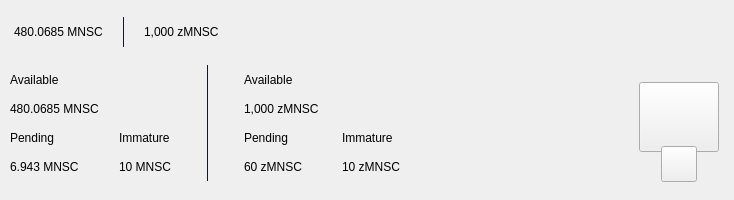
<?xml version="1.0" encoding="UTF-8"?>
<ui version="4.0">
 <class>TopBar</class>
 <widget class="QWidget" name="TopBar">
  <property name="geometry">
   <rect>
    <x>0</x>
    <y>0</y>
    <width>734</width>
    <height>200</height>
   </rect>
  </property>
  <property name="minimumSize">
   <size>
    <width>0</width>
    <height>200</height>
   </size>
  </property>
  <property name="maximumSize">
   <size>
    <width>16777215</width>
    <height>200</height>
   </size>
  </property>
  <property name="windowTitle">
   <string>Form</string>
  </property>
  <layout class="QVBoxLayout" name="verticalLayout_10" stretch="0">
   <property name="spacing">
    <number>0</number>
   </property>
   <property name="leftMargin">
    <number>0</number>
   </property>
   <property name="topMargin">
    <number>0</number>
   </property>
   <property name="rightMargin">
    <number>0</number>
   </property>
   <property name="bottomMargin">
    <number>0</number>
   </property>
   <item>
    <widget class="PFBorderImage" name="containerTop" native="true">
     <layout class="QVBoxLayout" name="verticalLayout_11">
      <property name="spacing">
       <number>0</number>
      </property>
      <property name="leftMargin">
       <number>0</number>
      </property>
      <property name="topMargin">
       <number>0</number>
      </property>
      <property name="rightMargin">
       <number>0</number>
      </property>
      <property name="bottomMargin">
       <number>0</number>
      </property>
      <item>
       <widget class="QWidget" name="top_container_2" native="true">
        <property name="minimumSize">
         <size>
          <width>0</width>
          <height>65</height>
         </size>
        </property>
        <layout class="QHBoxLayout" name="top_container">
         <property name="spacing">
          <number>0</number>
         </property>
         <property name="leftMargin">
          <number>14</number>
         </property>
         <property name="topMargin">
          <number>0</number>
         </property>
         <property name="rightMargin">
          <number>14</number>
         </property>
         <property name="bottomMargin">
          <number>0</number>
         </property>
         <item alignment="Qt::AlignVCenter">
          <widget class="QWidget" name="widgetTopAmount" native="true">
           <property name="sizePolicy">
            <sizepolicy hsizetype="Preferred" vsizetype="Maximum">
             <horstretch>0</horstretch>
             <verstretch>0</verstretch>
            </sizepolicy>
           </property>
           <layout class="QHBoxLayout" name="horizontalLayout_5">
            <property name="spacing">
             <number>0</number>
            </property>
            <property name="leftMargin">
             <number>0</number>
            </property>
            <property name="topMargin">
             <number>0</number>
            </property>
            <property name="rightMargin">
             <number>0</number>
            </property>
            <property name="bottomMargin">
             <number>0</number>
            </property>
            <item alignment="Qt::AlignTop">
             <widget class="QLabel" name="labelAmountTopmnsc">
              <property name="minimumSize">
               <size>
                <width>0</width>
                <height>36</height>
               </size>
              </property>
              <property name="styleSheet">
               <string notr="true">padding:0px;margin:0px;</string>
              </property>
              <property name="text">
               <string>480.0685 MNSC</string>
              </property>
             </widget>
            </item>
            <item>
             <spacer name="horizontalSpacer_11">
              <property name="orientation">
               <enum>Qt::Horizontal</enum>
              </property>
              <property name="sizeType">
               <enum>QSizePolicy::Fixed</enum>
              </property>
              <property name="sizeHint" stdset="0">
               <size>
                <width>20</width>
                <height>20</height>
               </size>
              </property>
             </spacer>
            </item>
            <item alignment="Qt::AlignVCenter">
             <widget class="QLabel" name="label_16">
              <property name="minimumSize">
               <size>
                <width>1</width>
                <height>30</height>
               </size>
              </property>
              <property name="maximumSize">
               <size>
                <width>1</width>
                <height>30</height>
               </size>
              </property>
              <property name="styleSheet">
               <string notr="true">background-color:#0e192b;
padding:0px;
border:none;</string>
              </property>
              <property name="text">
               <string/>
              </property>
             </widget>
            </item>
            <item>
             <spacer name="horizontalSpacer_12">
              <property name="orientation">
               <enum>Qt::Horizontal</enum>
              </property>
              <property name="sizeType">
               <enum>QSizePolicy::Fixed</enum>
              </property>
              <property name="sizeHint" stdset="0">
               <size>
                <width>20</width>
                <height>20</height>
               </size>
              </property>
             </spacer>
            </item>
            <item alignment="Qt::AlignTop">
             <widget class="QLabel" name="labelAmountTopzmnsc">
              <property name="minimumSize">
               <size>
                <width>0</width>
                <height>36</height>
               </size>
              </property>
              <property name="text">
               <string>1,000 zMNSC</string>
              </property>
             </widget>
            </item>
           </layout>
          </widget>
         </item>
         <item>
          <spacer name="horizontalSpacer">
           <property name="orientation">
            <enum>Qt::Horizontal</enum>
           </property>
           <property name="sizeHint" stdset="0">
            <size>
             <width>40</width>
             <height>20</height>
            </size>
           </property>
          </spacer>
         </item>
         <item>
          <layout class="QHBoxLayout" name="horizontalLayout_4">
           <property name="spacing">
            <number>12</number>
           </property>
           <property name="rightMargin">
            <number>0</number>
           </property>
           <item alignment="Qt::AlignRight">
            <widget class="QWidget" name="layoutSync" native="true">
             <property name="minimumSize">
              <size>
               <width>0</width>
               <height>36</height>
              </size>
             </property>
             <property name="maximumSize">
              <size>
               <width>16777215</width>
               <height>36</height>
              </size>
             </property>
             <layout class="QVBoxLayout" name="verticalLayout_9">
              <property name="leftMargin">
               <number>0</number>
              </property>
              <property name="topMargin">
               <number>0</number>
              </property>
              <property name="rightMargin">
               <number>0</number>
              </property>
              <property name="bottomMargin">
               <number>0</number>
              </property>
              <item>
               <widget class="ExpandableButton" name="pushButtonSync" native="true">
                <property name="minimumSize">
                 <size>
                  <width>36</width>
                  <height>36</height>
                 </size>
                </property>
                <property name="maximumSize">
                 <size>
                  <width>16777215</width>
                  <height>36</height>
                 </size>
                </property>
               </widget>
              </item>
             </layout>
            </widget>
           </item>
           <item>
            <widget class="ExpandableButton" name="pushButtonMint" native="true">
             <property name="minimumSize">
              <size>
               <width>36</width>
               <height>36</height>
              </size>
             </property>
            </widget>
           </item>
           <item>
            <widget class="ExpandableButton" name="pushButtonStack" native="true">
             <property name="minimumSize">
              <size>
               <width>36</width>
               <height>36</height>
              </size>
             </property>
            </widget>
           </item>
           <item>
            <widget class="ExpandableButton" name="pushButtonColdStaking" native="true">
             <property name="minimumSize">
              <size>
               <width>36</width>
               <height>36</height>
              </size>
             </property>
            </widget>
           </item>
           <item>
            <widget class="ExpandableButton" name="pushButtonConnection" native="true">
             <property name="minimumSize">
              <size>
               <width>36</width>
               <height>36</height>
              </size>
             </property>
            </widget>
           </item>
           <item>
            <widget class="ExpandableButton" name="pushButtonLock" native="true">
             <property name="sizePolicy">
              <sizepolicy hsizetype="Expanding" vsizetype="Expanding">
               <horstretch>0</horstretch>
               <verstretch>0</verstretch>
              </sizepolicy>
             </property>
             <property name="minimumSize">
              <size>
               <width>36</width>
               <height>0</height>
              </size>
             </property>
            </widget>
           </item>
           <item>
            <widget class="ExpandableButton" name="pushButtonTheme" native="true">
             <property name="minimumSize">
              <size>
               <width>36</width>
               <height>36</height>
              </size>
             </property>
             <property name="maximumSize">
              <size>
               <width>16777215</width>
               <height>36</height>
              </size>
             </property>
            </widget>
           </item>
           <item>
            <widget class="ExpandableButton" name="pushButtonFAQ" native="true">
             <property name="minimumSize">
              <size>
               <width>36</width>
               <height>36</height>
              </size>
             </property>
            </widget>
           </item>
          </layout>
         </item>
        </layout>
       </widget>
      </item>
      <item>
       <widget class="QWidget" name="bottom_container" native="true">
        <property name="minimumSize">
         <size>
          <width>0</width>
          <height>135</height>
         </size>
        </property>
        <layout class="QHBoxLayout" name="botton_container">
         <property name="leftMargin">
          <number>10</number>
         </property>
         <property name="topMargin">
          <number>0</number>
         </property>
         <property name="rightMargin">
          <number>10</number>
         </property>
         <property name="bottomMargin">
          <number>10</number>
         </property>
         <item>
          <layout class="QHBoxLayout" name="horizontalLayout_3">
           <property name="bottomMargin">
            <number>9</number>
           </property>
           <item>
            <layout class="QVBoxLayout" name="verticalLayout_7">
             <property name="spacing">
              <number>0</number>
             </property>
             <property name="leftMargin">
              <number>0</number>
             </property>
             <property name="rightMargin">
              <number>30</number>
             </property>
             <item>
              <layout class="QVBoxLayout" name="verticalLayout_2">
               <item>
                <widget class="QLabel" name="labelTitle1">
                 <property name="text">
                  <string>Available</string>
                 </property>
                </widget>
               </item>
               <item>
                <widget class="QLabel" name="labelAmountmnsc">
                 <property name="text">
                  <string>480.0685 MNSC</string>
                 </property>
                </widget>
               </item>
              </layout>
             </item>
             <item>
              <layout class="QHBoxLayout" name="horizontalLayout_2">
               <property name="spacing">
                <number>0</number>
               </property>
               <item>
                <layout class="QVBoxLayout" name="verticalLayout_3">
                 <item>
                  <widget class="QLabel" name="labelTitle3">
                   <property name="text">
                    <string>Pending</string>
                   </property>
                  </widget>
                 </item>
                 <item>
                  <widget class="QLabel" name="labelPendingmnsc">
                   <property name="text">
                    <string>6.943 MNSC</string>
                   </property>
                  </widget>
                 </item>
                </layout>
               </item>
               <item>
                <spacer name="horizontalSpacer_3">
                 <property name="orientation">
                  <enum>Qt::Horizontal</enum>
                 </property>
                 <property name="sizeType">
                  <enum>QSizePolicy::Fixed</enum>
                 </property>
                 <property name="sizeHint" stdset="0">
                  <size>
                   <width>40</width>
                   <height>20</height>
                  </size>
                 </property>
                </spacer>
               </item>
               <item>
                <layout class="QVBoxLayout" name="verticalLayout_4">
                 <item>
                  <widget class="QLabel" name="labelTitle4">
                   <property name="text">
                    <string>Immature</string>
                   </property>
                  </widget>
                 </item>
                 <item>
                  <widget class="QLabel" name="labelImmaturemnsc">
                   <property name="text">
                    <string>10 MNSC</string>
                   </property>
                  </widget>
                 </item>
                </layout>
               </item>
              </layout>
             </item>
            </layout>
           </item>
           <item>
            <widget class="QLabel" name="label_9">
             <property name="minimumSize">
              <size>
               <width>1</width>
               <height>100</height>
              </size>
             </property>
             <property name="maximumSize">
              <size>
               <width>1</width>
               <height>16777215</height>
              </size>
             </property>
             <property name="styleSheet">
              <string notr="true">background-color:#0e192b;
padding:0px;
border:none;</string>
             </property>
             <property name="text">
              <string/>
             </property>
            </widget>
           </item>
           <item>
            <layout class="QVBoxLayout" name="verticalLayout_8">
             <property name="spacing">
              <number>0</number>
             </property>
             <property name="leftMargin">
              <number>30</number>
             </property>
             <item>
              <layout class="QVBoxLayout" name="verticalLayout">
               <item>
                <widget class="QLabel" name="labelTitle2">
                 <property name="text">
                  <string>Available</string>
                 </property>
                </widget>
               </item>
               <item>
                <widget class="QLabel" name="labelAmountzmnsc">
                 <property name="text">
                  <string>1,000 zMNSC</string>
                 </property>
                </widget>
               </item>
              </layout>
             </item>
             <item>
              <layout class="QHBoxLayout" name="horizontalLayout">
               <property name="spacing">
                <number>0</number>
               </property>
               <item>
                <layout class="QVBoxLayout" name="verticalLayout_5">
                 <item>
                  <widget class="QLabel" name="labelTitle5">
                   <property name="text">
                    <string>Pending</string>
                   </property>
                  </widget>
                 </item>
                 <item>
                  <widget class="QLabel" name="labelPendingzmnsc">
                   <property name="text">
                    <string>60 zMNSC</string>
                   </property>
                  </widget>
                 </item>
                </layout>
               </item>
               <item>
                <spacer name="horizontalSpacer_4">
                 <property name="orientation">
                  <enum>Qt::Horizontal</enum>
                 </property>
                 <property name="sizeType">
                  <enum>QSizePolicy::Fixed</enum>
                 </property>
                 <property name="sizeHint" stdset="0">
                  <size>
                   <width>40</width>
                   <height>20</height>
                  </size>
                 </property>
                </spacer>
               </item>
               <item>
                <layout class="QVBoxLayout" name="verticalLayout_6">
                 <item>
                  <widget class="QLabel" name="labelTitle6">
                   <property name="text">
                    <string>Immature</string>
                   </property>
                  </widget>
                 </item>
                 <item>
                  <widget class="QLabel" name="labelImmaturezmnsc">
                   <property name="text">
                    <string>10 zMNSC</string>
                   </property>
                  </widget>
                 </item>
                </layout>
               </item>
              </layout>
             </item>
            </layout>
           </item>
          </layout>
         </item>
         <item>
          <spacer name="horizontalSpacer_2">
           <property name="orientation">
            <enum>Qt::Horizontal</enum>
           </property>
           <property name="sizeHint" stdset="0">
            <size>
             <width>40</width>
             <height>20</height>
            </size>
           </property>
          </spacer>
         </item>
         <item alignment="Qt::AlignHCenter|Qt::AlignVCenter">
          <widget class="QWidget" name="qrContainer" native="true">
           <property name="sizePolicy">
            <sizepolicy hsizetype="Preferred" vsizetype="Minimum">
             <horstretch>0</horstretch>
             <verstretch>0</verstretch>
            </sizepolicy>
           </property>
           <property name="minimumSize">
            <size>
             <width>90</width>
             <height>110</height>
            </size>
           </property>
           <property name="maximumSize">
            <size>
             <width>90</width>
             <height>110</height>
            </size>
           </property>
           <layout class="QVBoxLayout" name="containerQR">
            <property name="spacing">
             <number>0</number>
            </property>
            <property name="leftMargin">
             <number>5</number>
            </property>
            <property name="topMargin">
             <number>10</number>
            </property>
            <property name="rightMargin">
             <number>5</number>
            </property>
            <property name="bottomMargin">
             <number>0</number>
            </property>
            <item>
             <widget class="QPushButton" name="btnQr">
              <property name="minimumSize">
               <size>
                <width>70</width>
                <height>70</height>
               </size>
              </property>
              <property name="maximumSize">
               <size>
                <width>16777215</width>
                <height>70</height>
               </size>
              </property>
              <property name="focusPolicy">
               <enum>Qt::NoFocus</enum>
              </property>
              <property name="text">
               <string/>
              </property>
              <property name="iconSize">
               <size>
                <width>70</width>
                <height>70</height>
               </size>
              </property>
             </widget>
            </item>
            <item>
             <spacer name="verticalSpacer">
              <property name="orientation">
               <enum>Qt::Vertical</enum>
              </property>
              <property name="sizeType">
               <enum>QSizePolicy::Fixed</enum>
              </property>
              <property name="sizeHint" stdset="0">
               <size>
                <width>20</width>
                <height>20</height>
               </size>
              </property>
             </spacer>
            </item>
            <item alignment="Qt::AlignHCenter|Qt::AlignBottom">
             <widget class="QPushButton" name="pushButtonQR">
              <property name="minimumSize">
               <size>
                <width>36</width>
                <height>36</height>
               </size>
              </property>
              <property name="maximumSize">
               <size>
                <width>36</width>
                <height>36</height>
               </size>
              </property>
              <property name="focusPolicy">
               <enum>Qt::NoFocus</enum>
              </property>
              <property name="text">
               <string/>
              </property>
             </widget>
            </item>
           </layout>
          </widget>
         </item>
        </layout>
       </widget>
      </item>
     </layout>
    </widget>
   </item>
  </layout>
 </widget>
 <customwidgets>
  <customwidget>
   <class>ExpandableButton</class>
   <extends>QWidget</extends>
   <header>qt/mnsavings/expandablebutton.h</header>
   <container>1</container>
  </customwidget>
  <customwidget>
   <class>PFBorderImage</class>
   <extends>QFrame</extends>
   <header>qt/mnsavings/pfborderimage.h</header>
   <container>1</container>
  </customwidget>
 </customwidgets>
 <resources/>
 <connections/>
</ui>
